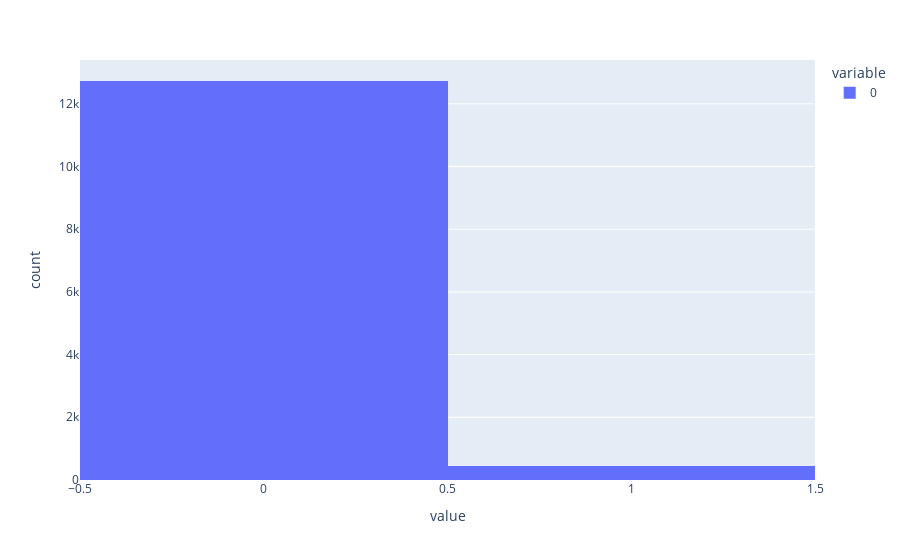

The notebook cell saved with this chart:
### Code cell
px.histogram(intl)

### Figure 1 — Plotly figure (JSON) as saved in the notebook; plotly's stock layout.template omitted (floating-point values rounded to 4 significant figures; data arrays with more than 128 entries replaced by an {"elided": "..."} marker saying what was removed)
{"data": [{"alignmentgroup": "True", "bingroup": "x", "hovertemplate": "variable=0<br>value=%{x}<br>count=%{y}<extra></extra>", "legendgroup": "0", "marker": {"color": "#636efa", "pattern": {"shape": ""}}, "name": "0", "offsetgroup": "0", "orientation": "v", "showlegend": true, "type": "histogram", "x": {"elided": "13176 int values"}, "xaxis": "x", "yaxis": "y"}], "layout": {"barmode": "relative", "legend": {"title": {"text": "variable"}, "tracegroupgap": 0}, "margin": {"t": 60}, "xaxis": {"anchor": "y", "domain": [0, 1], "title": {"text": "value"}}, "yaxis": {"anchor": "x", "domain": [0, 1], "title": {"text": "count"}}}}
